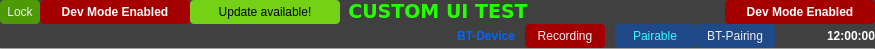
     <widget class="QWidget" name="headerWidget" native="true">
      <property name="sizePolicy">
       <sizepolicy hsizetype="Fixed" vsizetype="Fixed">
        <horstretch>0</horstretch>
        <verstretch>0</verstretch>
       </sizepolicy>
      </property>
      <property name="minimumSize">
       <size>
        <width>0</width>
        <height>0</height>
       </size>
      </property>
      <property name="maximumSize">
       <size>
        <width>0</width>
        <height>0</height>
       </size>
      </property>
      <property name="styleSheet">
       <string notr="true">background-color: rgba(0, 0, 0, 0.5);</string>
      </property>
      <layout class="QVBoxLayout" name="verticalLayout">
       <property name="spacing">
        <number>0</number>
       </property>
       <property name="leftMargin">
        <number>0</number>
       </property>
       <property name="topMargin">
        <number>0</number>
       </property>
       <property name="rightMargin">
        <number>0</number>
       </property>
       <property name="bottomMargin">
        <number>0</number>
       </property>
       <item>
        <layout class="QHBoxLayout" name="Header">
         <property name="spacing">
          <number>0</number>
         </property>
         <property name="topMargin">
          <number>0</number>
         </property>
         <item>
          <widget class="QLabel" name="labelLock">
           <property name="sizePolicy">
            <sizepolicy hsizetype="Minimum" vsizetype="Preferred">
             <horstretch>0</horstretch>
             <verstretch>0</verstretch>
            </sizepolicy>
           </property>
           <property name="minimumSize">
            <size>
             <width>40</width>
             <height>24</height>
            </size>
           </property>
           <property name="maximumSize">
            <size>
             <width>40</width>
             <height>24</height>
            </size>
           </property>
           <property name="styleSheet">
            <string notr="true">background-color: rgb(78, 154, 6);
color: rgb(239, 239, 239);
outline: none;
border-radius: 4px;</string>
           </property>
           <property name="text">
            <string>Lock</string>
           </property>
           <property name="alignment">
            <set>Qt::AlignCenter</set>
           </property>
          </widget>
         </item>
         <item>
          <widget class="QLabel" name="devlabel_right">
           <property name="minimumSize">
            <size>
             <width>150</width>
             <height>24</height>
            </size>
           </property>
           <property name="maximumSize">
            <size>
             <width>150</width>
             <height>24</height>
            </size>
           </property>
           <property name="font">
            <font>
             <weight>75</weight>
             <bold>true</bold>
             <stylestrategy>PreferDefault</stylestrategy>
            </font>
           </property>
           <property name="styleSheet">
            <string notr="true">background-color: rgb(164, 0, 0);
color: rgb(255, 255, 255);
border-radius: 4px;</string>
           </property>
           <property name="text">
            <string>Dev Mode Enabled</string>
           </property>
           <property name="alignment">
            <set>Qt::AlignCenter</set>
           </property>
          </widget>
         </item>
         <item>
          <widget class="QPushButton" name="pushButtonUpdate">
           <property name="sizePolicy">
            <sizepolicy hsizetype="Fixed" vsizetype="Fixed">
             <horstretch>0</horstretch>
             <verstretch>0</verstretch>
            </sizepolicy>
           </property>
           <property name="minimumSize">
            <size>
             <width>150</width>
             <height>24</height>
            </size>
           </property>
           <property name="maximumSize">
            <size>
             <width>150</width>
             <height>24</height>
            </size>
           </property>
           <property name="font">
            <font>
             <weight>50</weight>
             <bold>false</bold>
            </font>
           </property>
           <property name="styleSheet">
            <string notr="true">background-color: rgb(115, 210, 22);
color: rgb(0, 0, 0);
outline: none;
border-radius: 4px;
</string>
           </property>
           <property name="text">
            <string>Update available!</string>
           </property>
          </widget>
         </item>
         <item>
          <widget class="QLabel" name="label_left">
           <property name="sizePolicy">
            <sizepolicy hsizetype="Expanding" vsizetype="Preferred">
             <horstretch>0</horstretch>
             <verstretch>0</verstretch>
            </sizepolicy>
           </property>
           <property name="font">
            <font>
             <pointsize>10</pointsize>
             <weight>75</weight>
             <bold>true</bold>
            </font>
           </property>
           <property name="styleSheet">
            <string notr="true">background-color: rgba(0, 0, 0, 0);
color: rgb(211, 215, 207);</string>
           </property>
           <property name="text">
            <string/>
           </property>
           <property name="margin">
            <number>4</number>
           </property>
          </widget>
         </item>
         <item>
          <widget class="QLabel" name="Header_Label">
           <property name="sizePolicy">
            <sizepolicy hsizetype="Expanding" vsizetype="Fixed">
             <horstretch>0</horstretch>
             <verstretch>0</verstretch>
            </sizepolicy>
           </property>
           <property name="minimumSize">
            <size>
             <width>0</width>
             <height>24</height>
            </size>
           </property>
           <property name="maximumSize">
            <size>
             <width>16777215</width>
             <height>24</height>
            </size>
           </property>
           <property name="font">
            <font>
             <family>DejaVu Sans</family>
             <pointsize>14</pointsize>
             <weight>75</weight>
             <italic>true</italic>
             <bold>true</bold>
             <underline>false</underline>
            </font>
           </property>
           <property name="styleSheet">
            <string notr="true">background-color: rgba(255, 255, 255, 0);</string>
           </property>
           <property name="text">
            <string>&lt;html&gt;&lt;head/&gt;&lt;body&gt;&lt;p&gt;&lt;span style=&quot; font-style:normal; color:#26ff00;&quot;&gt;CUSTOM UI TEST&lt;/span&gt;&lt;/p&gt;&lt;/body&gt;&lt;/html&gt;</string>
           </property>
           <property name="alignment">
            <set>Qt::AlignCenter</set>
           </property>
          </widget>
         </item>
         <item>
          <widget class="QLabel" name="label_right">
           <property name="sizePolicy">
            <sizepolicy hsizetype="Expanding" vsizetype="Preferred">
             <horstretch>0</horstretch>
             <verstretch>0</verstretch>
            </sizepolicy>
           </property>
           <property name="font">
            <font>
             <pointsize>8</pointsize>
             <weight>75</weight>
             <bold>true</bold>
            </font>
           </property>
           <property name="styleSheet">
            <string notr="true">background-color: rgba(0, 0, 0, 0);
color: rgb(211, 215, 207);</string>
           </property>
           <property name="text">
            <string/>
           </property>
           <property name="alignment">
            <set>Qt::AlignRight|Qt::AlignTrailing|Qt::AlignVCenter</set>
           </property>
           <property name="margin">
            <number>4</number>
           </property>
          </widget>
         </item>
         <item>
          <widget class="QLabel" name="label_dummy_right">
           <property name="sizePolicy">
            <sizepolicy hsizetype="Fixed" vsizetype="Fixed">
             <horstretch>0</horstretch>
             <verstretch>0</verstretch>
            </sizepolicy>
           </property>
           <property name="minimumSize">
            <size>
             <width>150</width>
             <height>24</height>
            </size>
           </property>
           <property name="maximumSize">
            <size>
             <width>150</width>
             <height>24</height>
            </size>
           </property>
           <property name="styleSheet">
            <string notr="true">background-color: rgba(0, 0, 0, 0);
color: rgb(211, 215, 207);</string>
           </property>
           <property name="text">
            <string/>
           </property>
          </widget>
         </item>
         <item>
          <widget class="QLabel" name="labelLockDummy">
           <property name="sizePolicy">
            <sizepolicy hsizetype="Fixed" vsizetype="Fixed">
             <horstretch>0</horstretch>
             <verstretch>0</verstretch>
            </sizepolicy>
           </property>
           <property name="minimumSize">
            <size>
             <width>40</width>
             <height>24</height>
            </size>
           </property>
           <property name="maximumSize">
            <size>
             <width>40</width>
             <height>24</height>
            </size>
           </property>
           <property name="styleSheet">
            <string notr="true">background-color: rgba(0, 0, 0, 0);</string>
           </property>
           <property name="text">
            <string/>
           </property>
          </widget>
         </item>
         <item>
          <widget class="QLabel" name="devlabel_left">
           <property name="sizePolicy">
            <sizepolicy hsizetype="Fixed" vsizetype="Fixed">
             <horstretch>0</horstretch>
             <verstretch>0</verstretch>
            </sizepolicy>
           </property>
           <property name="minimumSize">
            <size>
             <width>150</width>
             <height>24</height>
            </size>
           </property>
           <property name="maximumSize">
            <size>
             <width>150</width>
             <height>24</height>
            </size>
           </property>
           <property name="font">
            <font>
             <weight>75</weight>
             <bold>true</bold>
            </font>
           </property>
           <property name="styleSheet">
            <string notr="true">background-color: rgb(164, 0, 0);
color: rgb(255, 255, 255);
border-radius: 4px;</string>
           </property>
           <property name="text">
            <string>Dev Mode Enabled</string>
           </property>
           <property name="alignment">
            <set>Qt::AlignCenter</set>
           </property>
          </widget>
         </item>
        </layout>
       </item>
       <item>
        <widget class="QWidget" name="InfoLineWidget" native="true">
         <property name="sizePolicy">
          <sizepolicy hsizetype="Expanding" vsizetype="Fixed">
           <horstretch>0</horstretch>
           <verstretch>0</verstretch>
          </sizepolicy>
         </property>
         <property name="minimumSize">
          <size>
           <width>0</width>
           <height>24</height>
          </size>
         </property>
         <property name="maximumSize">
          <size>
           <width>16777215</width>
           <height>24</height>
          </size>
         </property>
         <property name="styleSheet">
          <string notr="true">background-color: rgba(0, 0, 0, 0);</string>
         </property>
         <layout class="QHBoxLayout" name="InfoLine">
          <property name="spacing">
           <number>0</number>
          </property>
          <property name="leftMargin">
           <number>0</number>
          </property>
          <property name="topMargin">
           <number>0</number>
          </property>
          <property name="rightMargin">
           <number>0</number>
          </property>
          <property name="bottomMargin">
           <number>0</number>
          </property>
          <item>
           <widget class="QWidget" name="widget" native="true">
            <property name="sizePolicy">
             <sizepolicy hsizetype="Expanding" vsizetype="Fixed">
              <horstretch>0</horstretch>
              <verstretch>0</verstretch>
             </sizepolicy>
            </property>
            <property name="minimumSize">
             <size>
              <width>0</width>
              <height>24</height>
             </size>
            </property>
            <property name="maximumSize">
             <size>
              <width>16777215</width>
              <height>24</height>
             </size>
            </property>
            <layout class="QHBoxLayout" name="horizontalLayout_13">
             <property name="spacing">
              <number>0</number>
             </property>
             <property name="leftMargin">
              <number>0</number>
             </property>
             <property name="topMargin">
              <number>0</number>
             </property>
             <property name="rightMargin">
              <number>0</number>
             </property>
             <property name="bottomMargin">
              <number>0</number>
             </property>
             <item>
              <widget class="QLabel" name="SysinfoTopLeft">
               <property name="sizePolicy">
                <sizepolicy hsizetype="Expanding" vsizetype="Fixed">
                 <horstretch>0</horstretch>
                 <verstretch>0</verstretch>
                </sizepolicy>
               </property>
               <property name="minimumSize">
                <size>
                 <width>0</width>
                 <height>24</height>
                </size>
               </property>
               <property name="maximumSize">
                <size>
                 <width>16777215</width>
                 <height>24</height>
                </size>
               </property>
               <property name="font">
                <font>
                 <pointsize>10</pointsize>
                 <weight>75</weight>
                 <bold>true</bold>
                </font>
               </property>
               <property name="styleSheet">
                <string notr="true">background-color: rgba(0, 0, 0, 0);
color: rgb(78, 244, 37);</string>
               </property>
               <property name="text">
                <string/>
               </property>
               <property name="alignment">
                <set>Qt::AlignLeading|Qt::AlignLeft|Qt::AlignVCenter</set>
               </property>
              </widget>
             </item>
             <item>
              <widget class="QLabel" name="SysinfoTopLeft2">
               <property name="sizePolicy">
                <sizepolicy hsizetype="Expanding" vsizetype="Fixed">
                 <horstretch>0</horstretch>
                 <verstretch>0</verstretch>
                </sizepolicy>
               </property>
               <property name="minimumSize">
                <size>
                 <width>0</width>
                 <height>24</height>
                </size>
               </property>
               <property name="maximumSize">
                <size>
                 <width>16777215</width>
                 <height>24</height>
                </size>
               </property>
               <property name="font">
                <font>
                 <weight>75</weight>
                 <bold>true</bold>
                </font>
               </property>
               <property name="styleSheet">
                <string notr="true">background-color: rgba(0, 0, 0, 0);
color: rgb(78, 244, 37);</string>
               </property>
               <property name="text">
                <string/>
               </property>
              </widget>
             </item>
            </layout>
           </widget>
          </item>
          <item>
           <widget class="QWidget" name="widget" native="true">
            <property name="sizePolicy">
             <sizepolicy hsizetype="Expanding" vsizetype="Preferred">
              <horstretch>0</horstretch>
              <verstretch>0</verstretch>
             </sizepolicy>
            </property>
            <property name="minimumSize">
             <size>
              <width>0</width>
              <height>24</height>
             </size>
            </property>
            <property name="maximumSize">
             <size>
              <width>16777215</width>
              <height>24</height>
             </size>
            </property>
            <layout class="QHBoxLayout" name="horizontalLayout_3">
             <property name="spacing">
              <number>0</number>
             </property>
             <property name="leftMargin">
              <number>0</number>
             </property>
             <property name="topMargin">
              <number>0</number>
             </property>
             <property name="rightMargin">
              <number>0</number>
             </property>
             <property name="bottomMargin">
              <number>0</number>
             </property>
             <item>
              <spacer name="horizontalSpacer_11">
               <property name="orientation">
                <enum>Qt::Horizontal</enum>
               </property>
               <property name="sizeHint" stdset="0">
                <size>
                 <width>10</width>
                 <height>10</height>
                </size>
               </property>
              </spacer>
             </item>
             <item>
              <widget class="QLabel" name="btDevice">
               <property name="sizePolicy">
                <sizepolicy hsizetype="Preferred" vsizetype="Fixed">
                 <horstretch>0</horstretch>
                 <verstretch>0</verstretch>
                </sizepolicy>
               </property>
               <property name="minimumSize">
                <size>
                 <width>0</width>
                 <height>24</height>
                </size>
               </property>
               <property name="maximumSize">
                <size>
                 <width>16777215</width>
                 <height>24</height>
                </size>
               </property>
               <property name="font">
                <font>
                 <weight>75</weight>
                 <bold>true</bold>
                </font>
               </property>
               <property name="styleSheet">
                <string notr="true">background-color: rgba(255, 255, 255, 0);
color: rgb(0, 102, 255);</string>
               </property>
               <property name="text">
                <string>BT-Device</string>
               </property>
               <property name="alignment">
                <set>Qt::AlignCenter</set>
               </property>
              </widget>
             </item>
             <item>
              <spacer name="horizontalSpacer_16">
               <property name="orientation">
                <enum>Qt::Horizontal</enum>
               </property>
               <property name="sizeType">
                <enum>QSizePolicy::Fixed</enum>
               </property>
               <property name="sizeHint" stdset="0">
                <size>
                 <width>10</width>
                 <height>20</height>
                </size>
               </property>
              </spacer>
             </item>
             <item>
              <widget class="QLabel" name="dcRecording">
               <property name="sizePolicy">
                <sizepolicy hsizetype="Fixed" vsizetype="Fixed">
                 <horstretch>0</horstretch>
                 <verstretch>0</verstretch>
                </sizepolicy>
               </property>
               <property name="minimumSize">
                <size>
                 <width>80</width>
                 <height>24</height>
                </size>
               </property>
               <property name="maximumSize">
                <size>
                 <width>80</width>
                 <height>24</height>
                </size>
               </property>
               <property name="font">
                <font>
                 <weight>50</weight>
                 <bold>false</bold>
                </font>
               </property>
               <property name="styleSheet">
                <string notr="true">background-color: rgb(164, 0, 0);
color: rgb(239, 239, 239);
outline: none;
border-radius: 4px;
</string>
               </property>
               <property name="text">
                <string>Recording</string>
               </property>
               <property name="alignment">
                <set>Qt::AlignCenter</set>
               </property>
              </widget>
             </item>
             <item>
              <spacer name="horizontalSpacer_12">
               <property name="orientation">
                <enum>Qt::Horizontal</enum>
               </property>
               <property name="sizeType">
                <enum>QSizePolicy::Fixed</enum>
               </property>
               <property name="sizeHint" stdset="0">
                <size>
                 <width>10</width>
                 <height>20</height>
                </size>
               </property>
              </spacer>
             </item>
             <item>
              <widget class="QLabel" name="labelBluetoothPairable">
               <property name="sizePolicy">
                <sizepolicy hsizetype="Fixed" vsizetype="Fixed">
                 <horstretch>0</horstretch>
                 <verstretch>0</verstretch>
                </sizepolicy>
               </property>
               <property name="minimumSize">
                <size>
                 <width>80</width>
                 <height>24</height>
                </size>
               </property>
               <property name="maximumSize">
                <size>
                 <width>80</width>
                 <height>24</height>
                </size>
               </property>
               <property name="styleSheet">
                <string notr="true">background-color: rgb(32, 74, 135);
color: rgb(255, 255, 255);
outline: none;
border-radius: 4px;
</string>
               </property>
               <property name="text">
                <string>&lt;html&gt;&lt;head/&gt;&lt;body&gt;&lt;p&gt;&lt;span style=&quot; color:#29ffff;&quot;&gt;Pairable&lt;/span&gt;&lt;/p&gt;&lt;/body&gt;&lt;/html&gt;</string>
               </property>
               <property name="alignment">
                <set>Qt::AlignCenter</set>
               </property>
              </widget>
             </item>
             <item>
              <widget class="QPushButton" name="pushButtonBluetooth">
               <property name="sizePolicy">
                <sizepolicy hsizetype="Fixed" vsizetype="Fixed">
                 <horstretch>0</horstretch>
                 <verstretch>0</verstretch>
                </sizepolicy>
               </property>
               <property name="minimumSize">
                <size>
                 <width>80</width>
                 <height>24</height>
                </size>
               </property>
               <property name="maximumSize">
                <size>
                 <width>80</width>
                 <height>24</height>
                </size>
               </property>
               <property name="baseSize">
                <size>
                 <width>0</width>
                 <height>0</height>
                </size>
               </property>
               <property name="styleSheet">
                <string notr="true">background-color: rgb(32, 74, 135);
color: rgb(239, 239, 239);
outline: none;
border-radius: 4px;
</string>
               </property>
               <property name="text">
                <string>BT-Pairing</string>
               </property>
              </widget>
             </item>
             <item>
              <widget class="QLabel" name="Digital_clock">
               <property name="sizePolicy">
                <sizepolicy hsizetype="Fixed" vsizetype="Preferred">
                 <horstretch>0</horstretch>
                 <verstretch>0</verstretch>
                </sizepolicy>
               </property>
               <property name="minimumSize">
                <size>
                 <width>100</width>
                 <height>24</height>
                </size>
               </property>
               <property name="maximumSize">
                <size>
                 <width>100</width>
                 <height>24</height>
                </size>
               </property>
               <property name="font">
                <font>
                 <weight>75</weight>
                 <bold>true</bold>
                </font>
               </property>
               <property name="styleSheet">
                <string notr="true">background-color: rgba(255, 255, 255, 0);
color: rgb(255, 255, 255);</string>
               </property>
               <property name="text">
                <string>12:00:00</string>
               </property>
               <property name="alignment">
                <set>Qt::AlignRight|Qt::AlignTrailing|Qt::AlignVCenter</set>
               </property>
              </widget>
             </item>
            </layout>
           </widget>
          </item>
         </layout>
        </widget>
       </item>
       <item>
        <widget class="Line" name="line">
         <property name="sizePolicy">
          <sizepolicy hsizetype="Expanding" vsizetype="Fixed">
           <horstretch>0</horstretch>
           <verstretch>0</verstretch>
          </sizepolicy>
         </property>
         <property name="minimumSize">
          <size>
           <width>0</width>
           <height>1</height>
          </size>
         </property>
         <property name="styleSheet">
          <string notr="true">background-color: rgba(255,255,255,0.3);</string>
         </property>
         <property name="orientation">
          <enum>Qt::Horizontal</enum>
         </property>
        </widget>
       </item>
      </layout>
     </widget>
